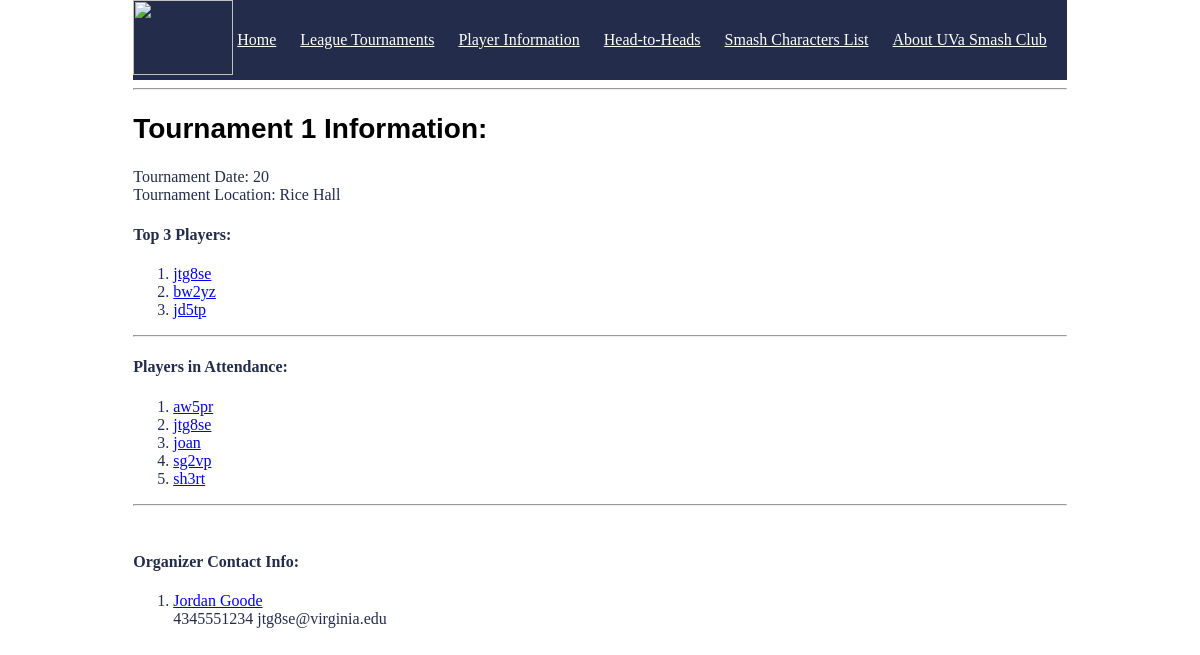
The page /tournament/1 on the database its author committed.
### tables this page shows
CREATE TABLE tournament (
	TourneyNum int NOT NULL,
	Participants int,
	TourneyDate DATE,
	Location tinytext,
	FirstPlace tinytext,
	SecondPlace tinytext,
	ThirdPlace tinytext,
	OfficerID int,
	PRIMARY KEY (TourneyNum)
	FOREIGN KEY (OfficerID) REFERENCES club_officer(OfficerID)
	);

CREATE TABLE player_attendance (
	PlayerAttendanceID int NOT NULL,
	ComputingID tinytext,
	TourneyNum int,
	PRIMARY KEY (PlayerAttendanceID),
	FOREIGN KEY (ComputingID) REFERENCES player(ComputingID),
	FOREIGN KEY (TourneyNum) REFERENCES tournament(TourneyNum)
);

CREATE TABLE club_officer (
        OfficerID int NOT NULL,
	ComputingID tinytext,	     
	FirstName tinytext,
	LastName tinytext,
	Number tinytext,
	Email tinytext,
	SchoolYear int,
	PRIMARY KEY (OfficerID),
	FOREIGN KEY (ComputingID) REFERENCES player(ComputingID)
);

### run.py (the view)
@app.route("/tournament/<int:TourneyNum>")
def class_(TourneyNum):
    connection_obj = sqlite3.connect('project.db')
    cursor_obj = connection_obj.cursor()
    cursor_obj.execute(f"SELECT * FROM tournament INNER JOIN club_officer ON tournament.OfficerID = club_officer.OfficerID WHERE TourneyNum = {TourneyNum}")
    tournament_info = cursor_obj.fetchone()
    cursor_obj.execute(f"SELECT ComputingID FROM player_attendance WHERE TourneyNum = {TourneyNum}")
    attendance = cursor_obj.fetchall()
    print(tournament_info[7])
    if tournament_info is None:
        return "Tournament not found"
    connection_obj.close()
    return render_template("tournament.html", tournament_info=tournament_info, attendance=attendance)#, users=users)

### templates/tournament.html
<!DOCTYPE html>
<html>
<nav class="navigation-bar">
    <img src="{{url_for('static', filename='smashLogo.png')}}"  style="width:100px;height:75px;"/>
    <a href="/" >Home</a>
    <a href="/get-tournaments" >League Tournaments</a>
    <a href="/get-players">Player Information</a>
    <a href="/get-games">Head-to-Heads</a>
    <a href="/character">Smash Characters List</a>
    <a href="/about">About UVa Smash Club</a>
</nav>
<head>
    <link rel="stylesheet" href='/css/main.css' />
</head>
<body>
 <hr/>
    <h2 style="color:black;">Tournament <b>{{tournament_info[0]}}</b> Information:</h2>
    Tournament Date: {{tournament_info[1]}}
    <br/>
    Tournament Location: {{tournament_info[3]}}
    <br/>
    <h4 >Top 3 Players:</h4>
    <ol>
        <li><a href="/player/{{tournament_info[4]}}">{{tournament_info[4]}} </a> </li>
        <li><a href="/player/{{tournament_info[5]}}">{{tournament_info[5]}} </a> </li>
        <li><a href="/player/{{tournament_info[6]}}">{{tournament_info[6]}} </a> </li>
    </ol>
  <hr/>
    <h4>Players in Attendance:</h4>
    <ol>
        {% for i in attendance %}
            <li><a href="http://127.0.0.1:5000/player/{{i[0]}}">{{i[0]}}</a></li>
        {% endfor %}
    </ol>
 <hr/>
        <br/>
    <h4>Organizer Contact Info:</h4>
 <ol>
     <li><a href="http://127.0.0.1:5000/player/{{tournament_info[9]}}">{{tournament_info[10]}} {{tournament_info[11]}}</a></li>
     </li>{{tournament_info[12]}}</li>
     </li>{{tournament_info[13]}}</li>
 </ol>
</body>
</html>

### css/main.css (style rules this page uses)
body { background: White; margin-top: 50px; margin-left: 100px; }
h2 { font-family: Verdana, Geneva, sans-serif; font-size: 1.75em; color: White; }
body { color: #232D4B; }
.navigation-bar { width: 100%; height: 80px; background-color: #232D4B; }
.navigation-bar > a { display: inline-block; vertical-align: top; margin-right: 20px; height: 40px; line-height: 80px; color: White; }
html { display: table; margin: auto; }
body { display: table-cell; vertical-align: middle; border: 20px; }

### rows shown on the page
tournament: TourneyNum "1", Participants "20", Location "Rice Hall", FirstPlace "jtg8se", SecondPlace "bw2yz", ThirdPlace "jd5tp"
player_attendance: ComputingID "aw5pr"
player_attendance: ComputingID "jtg8se"
player_attendance: ComputingID "joan"
player_attendance: ComputingID "sg2vp"
player_attendance: ComputingID "sh3rt"
club_officer: FirstName "Jordan", LastName "Goode", Number "4345551234", Email "jtg8se@virginia.edu"
